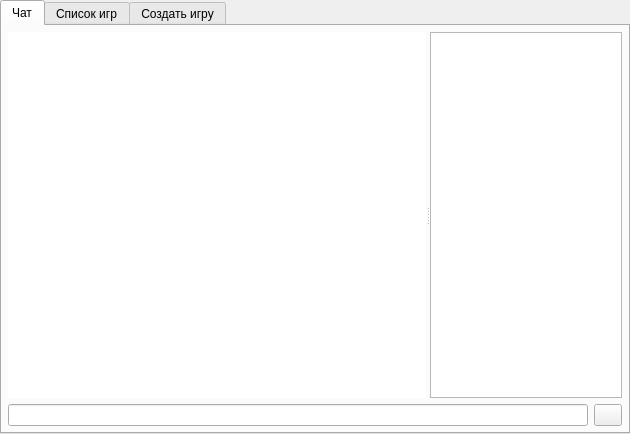
<?xml version="1.0" encoding="UTF-8"?>
<ui version="4.0">
 <class>ChatWidget</class>
 <widget class="QWidget" name="ChatWidget">
  <property name="geometry">
   <rect>
    <x>0</x>
    <y>0</y>
    <width>630</width>
    <height>434</height>
   </rect>
  </property>
  <property name="mouseTracking">
   <bool>true</bool>
  </property>
  <property name="windowTitle">
   <string>Form</string>
  </property>
  <layout class="QGridLayout" name="gridLayout">
   <property name="leftMargin">
    <number>0</number>
   </property>
   <property name="topMargin">
    <number>0</number>
   </property>
   <property name="rightMargin">
    <number>0</number>
   </property>
   <property name="bottomMargin">
    <number>0</number>
   </property>
   <property name="spacing">
    <number>0</number>
   </property>
   <item row="0" column="0" colspan="2">
    <widget class="CustomTabWidget" name="tabWidget">
     <property name="currentIndex">
      <number>0</number>
     </property>
     <widget class="QWidget" name="ChatTab">
      <attribute name="icon">
       <iconset resource="resources/icons.qrc">
        <normaloff>:/mainwindow/chat.png</normaloff>:/mainwindow/chat.png</iconset>
      </attribute>
      <attribute name="title">
       <string>Чат</string>
      </attribute>
      <layout class="QGridLayout" name="gridLayout_2">
       <property name="leftMargin">
        <number>6</number>
       </property>
       <property name="topMargin">
        <number>6</number>
       </property>
       <property name="rightMargin">
        <number>6</number>
       </property>
       <property name="bottomMargin">
        <number>6</number>
       </property>
       <item row="0" column="0" colspan="2">
        <widget class="QSplitter" name="splitter">
         <property name="orientation">
          <enum>Qt::Horizontal</enum>
         </property>
         <widget class="QTextEdit" name="chatfield">
          <property name="font">
           <font>
            <pointsize>9</pointsize>
           </font>
          </property>
          <property name="mouseTracking">
           <bool>true</bool>
          </property>
          <property name="frameShape">
           <enum>QFrame::NoFrame</enum>
          </property>
          <property name="readOnly">
           <bool>true</bool>
          </property>
          <property name="textInteractionFlags">
           <set>Qt::TextSelectableByKeyboard|Qt::TextSelectableByMouse</set>
          </property>
         </widget>
         <widget class="QListWidget" name="chatmembers">
          <property name="maximumSize">
           <size>
            <width>192</width>
            <height>16777215</height>
           </size>
          </property>
          <property name="mouseTracking">
           <bool>true</bool>
          </property>
          <property name="contextMenuPolicy">
           <enum>Qt::CustomContextMenu</enum>
          </property>
         </widget>
        </widget>
       </item>
       <item row="1" column="0">
        <widget class="QLineEdit" name="entryfield">
         <property name="mouseTracking">
          <bool>true</bool>
         </property>
         <property name="maxLength">
          <number>32767</number>
         </property>
        </widget>
       </item>
       <item row="1" column="1">
        <widget class="QPushButton" name="send">
         <property name="maximumSize">
          <size>
           <width>28</width>
           <height>22</height>
          </size>
         </property>
         <property name="mouseTracking">
          <bool>true</bool>
         </property>
         <property name="text">
          <string/>
         </property>
         <property name="icon">
          <iconset resource="resources/icons.qrc">
           <normaloff>:/mainwindow/chat/send.png</normaloff>:/mainwindow/chat/send.png</iconset>
         </property>
        </widget>
       </item>
      </layout>
     </widget>
     <widget class="QWidget" name="GameListTab">
      <attribute name="icon">
       <iconset resource="resources/icons.qrc">
        <normaloff>:/mainwindow/gamelist.png</normaloff>:/mainwindow/gamelist.png</iconset>
      </attribute>
      <attribute name="title">
       <string>Список игр</string>
      </attribute>
      <layout class="QGridLayout" name="gridLayout_3">
       <property name="leftMargin">
        <number>3</number>
       </property>
       <property name="topMargin">
        <number>0</number>
       </property>
       <property name="rightMargin">
        <number>0</number>
       </property>
       <property name="bottomMargin">
        <number>3</number>
       </property>
       <property name="spacing">
        <number>3</number>
       </property>
       <item row="0" column="0">
        <widget class="QTableWidget" name="GameList">
         <property name="frameShape">
          <enum>QFrame::NoFrame</enum>
         </property>
         <property name="editTriggers">
          <set>QAbstractItemView::NoEditTriggers</set>
         </property>
         <property name="alternatingRowColors">
          <bool>false</bool>
         </property>
         <property name="selectionMode">
          <enum>QAbstractItemView::SingleSelection</enum>
         </property>
         <property name="selectionBehavior">
          <enum>QAbstractItemView::SelectRows</enum>
         </property>
         <property name="showGrid">
          <bool>false</bool>
         </property>
         <property name="gridStyle">
          <enum>Qt::SolidLine</enum>
         </property>
         <property name="sortingEnabled">
          <bool>true</bool>
         </property>
         <attribute name="horizontalHeaderStretchLastSection">
          <bool>true</bool>
         </attribute>
         <attribute name="verticalHeaderVisible">
          <bool>false</bool>
         </attribute>
         <attribute name="verticalHeaderStretchLastSection">
          <bool>false</bool>
         </attribute>
         <column>
          <property name="text">
           <string>Имя игры</string>
          </property>
         </column>
         <column>
          <property name="text">
           <string>Карта</string>
          </property>
         </column>
         <column>
          <property name="text">
           <string>Хост</string>
          </property>
         </column>
        </widget>
       </item>
       <item row="0" column="1">
        <widget class="QScrollArea" name="scrollArea">
         <property name="sizePolicy">
          <sizepolicy hsizetype="Expanding" vsizetype="Expanding">
           <horstretch>0</horstretch>
           <verstretch>0</verstretch>
          </sizepolicy>
         </property>
         <property name="minimumSize">
          <size>
           <width>192</width>
           <height>0</height>
          </size>
         </property>
         <property name="maximumSize">
          <size>
           <width>202</width>
           <height>16777215</height>
          </size>
         </property>
         <property name="frameShape">
          <enum>QFrame::NoFrame</enum>
         </property>
         <property name="sizeAdjustPolicy">
          <enum>QAbstractScrollArea::AdjustIgnored</enum>
         </property>
         <property name="widgetResizable">
          <bool>false</bool>
         </property>
         <property name="alignment">
          <set>Qt::AlignHCenter|Qt::AlignTop</set>
         </property>
         <widget class="QWidget" name="scrollAreaWidgetContents">
          <property name="geometry">
           <rect>
            <x>5</x>
            <y>0</y>
            <width>192</width>
            <height>376</height>
           </rect>
          </property>
          <property name="sizePolicy">
           <sizepolicy hsizetype="Expanding" vsizetype="Expanding">
            <horstretch>0</horstretch>
            <verstretch>0</verstretch>
           </sizepolicy>
          </property>
          <property name="minimumSize">
           <size>
            <width>192</width>
            <height>0</height>
           </size>
          </property>
          <property name="maximumSize">
           <size>
            <width>192</width>
            <height>16777215</height>
           </size>
          </property>
          <layout class="QGridLayout" name="gridLayout_5">
           <property name="leftMargin">
            <number>0</number>
           </property>
           <property name="topMargin">
            <number>0</number>
           </property>
           <property name="rightMargin">
            <number>0</number>
           </property>
           <property name="bottomMargin">
            <number>0</number>
           </property>
           <property name="horizontalSpacing">
            <number>0</number>
           </property>
           <property name="verticalSpacing">
            <number>6</number>
           </property>
           <item row="5" column="0">
            <spacer name="verticalSpacer">
             <property name="orientation">
              <enum>Qt::Vertical</enum>
             </property>
             <property name="sizeHint" stdset="0">
              <size>
               <width>20</width>
               <height>40</height>
              </size>
             </property>
            </spacer>
           </item>
           <item row="2" column="0">
            <widget class="QLabel" name="mapPlayers">
             <property name="minimumSize">
              <size>
               <width>192</width>
               <height>0</height>
              </size>
             </property>
             <property name="maximumSize">
              <size>
               <width>192</width>
               <height>16777215</height>
              </size>
             </property>
             <property name="font">
              <font>
               <weight>75</weight>
               <bold>true</bold>
              </font>
             </property>
             <property name="text">
              <string/>
             </property>
             <property name="textFormat">
              <enum>Qt::RichText</enum>
             </property>
             <property name="wordWrap">
              <bool>true</bool>
             </property>
             <property name="textInteractionFlags">
              <set>Qt::TextSelectableByMouse</set>
             </property>
            </widget>
           </item>
           <item row="0" column="0">
            <widget class="QLabel" name="mapName">
             <property name="minimumSize">
              <size>
               <width>192</width>
               <height>0</height>
              </size>
             </property>
             <property name="maximumSize">
              <size>
               <width>192</width>
               <height>16777215</height>
              </size>
             </property>
             <property name="font">
              <font>
               <pointsize>8</pointsize>
               <weight>75</weight>
               <bold>true</bold>
              </font>
             </property>
             <property name="text">
              <string/>
             </property>
             <property name="textFormat">
              <enum>Qt::RichText</enum>
             </property>
             <property name="alignment">
              <set>Qt::AlignCenter</set>
             </property>
             <property name="textInteractionFlags">
              <set>Qt::TextSelectableByMouse</set>
             </property>
            </widget>
           </item>
           <item row="1" column="0">
            <widget class="QLabel" name="mapImage">
             <property name="sizePolicy">
              <sizepolicy hsizetype="Preferred" vsizetype="Preferred">
               <horstretch>0</horstretch>
               <verstretch>0</verstretch>
              </sizepolicy>
             </property>
             <property name="minimumSize">
              <size>
               <width>192</width>
               <height>192</height>
              </size>
             </property>
             <property name="maximumSize">
              <size>
               <width>192</width>
               <height>192</height>
              </size>
             </property>
             <property name="text">
              <string/>
             </property>
             <property name="scaledContents">
              <bool>true</bool>
             </property>
             <property name="alignment">
              <set>Qt::AlignCenter</set>
             </property>
             <property name="textInteractionFlags">
              <set>Qt::NoTextInteraction</set>
             </property>
            </widget>
           </item>
           <item row="3" column="0">
            <widget class="QLabel" name="mapAuthor">
             <property name="minimumSize">
              <size>
               <width>192</width>
               <height>0</height>
              </size>
             </property>
             <property name="maximumSize">
              <size>
               <width>192</width>
               <height>16777215</height>
              </size>
             </property>
             <property name="text">
              <string/>
             </property>
             <property name="textFormat">
              <enum>Qt::RichText</enum>
             </property>
             <property name="wordWrap">
              <bool>true</bool>
             </property>
             <property name="textInteractionFlags">
              <set>Qt::TextSelectableByMouse</set>
             </property>
            </widget>
           </item>
           <item row="4" column="0">
            <widget class="QLabel" name="mapDescription">
             <property name="minimumSize">
              <size>
               <width>192</width>
               <height>0</height>
              </size>
             </property>
             <property name="maximumSize">
              <size>
               <width>192</width>
               <height>16777215</height>
              </size>
             </property>
             <property name="font">
              <font>
               <kerning>false</kerning>
              </font>
             </property>
             <property name="text">
              <string/>
             </property>
             <property name="textFormat">
              <enum>Qt::RichText</enum>
             </property>
             <property name="wordWrap">
              <bool>true</bool>
             </property>
             <property name="textInteractionFlags">
              <set>Qt::TextSelectableByMouse</set>
             </property>
            </widget>
           </item>
          </layout>
         </widget>
        </widget>
       </item>
      </layout>
     </widget>
     <widget class="QWidget" name="CreateGameTab">
      <attribute name="icon">
       <iconset resource="resources/icons.qrc">
        <normaloff>:/mainwindow/create_game.png</normaloff>:/mainwindow/create_game.png</iconset>
      </attribute>
      <attribute name="title">
       <string>Создать игру</string>
      </attribute>
      <layout class="QGridLayout" name="gridLayout_10">
       <property name="leftMargin">
        <number>6</number>
       </property>
       <property name="topMargin">
        <number>6</number>
       </property>
       <property name="rightMargin">
        <number>6</number>
       </property>
       <property name="bottomMargin">
        <number>6</number>
       </property>
       <item row="0" column="0">
        <widget class="QSplitter" name="creteGameSplitter">
         <property name="orientation">
          <enum>Qt::Horizontal</enum>
         </property>
         <widget class="QWidget" name="layoutWidget">
          <layout class="QGridLayout" name="createGameLeftLayout">
           <item row="3" column="0">
            <widget class="QLabel" name="mapUploadLabel">
             <property name="minimumSize">
              <size>
               <width>0</width>
               <height>20</height>
              </size>
             </property>
             <property name="maximumSize">
              <size>
               <width>16777215</width>
               <height>20</height>
              </size>
             </property>
             <property name="text">
              <string>Загрузить карту:</string>
             </property>
            </widget>
           </item>
           <item row="2" column="0" colspan="4">
            <widget class="QLabel" name="createGameHelpLabel">
             <property name="text">
              <string>&lt;html&gt;&lt;head/&gt;&lt;body&gt;&lt;p&gt;Используйте &lt;a href=&quot;1&quot;&gt;&lt;span style=&quot; text-decoration: underline; color:#007af4;&quot;&gt;поиск&lt;/span&gt;&lt;/a&gt; &lt;img src=&quot;:/mainwindow/up_arrow_orange.png&quot; width=&quot;9&quot; height=&quot;16&quot;/&gt; чтобы найти нужную вам карту. В ответ на запрос вы получите &lt;a href=&quot;2&quot;&gt;&lt;span style=&quot; text-decoration: underline; color:#007af4;&quot;&gt;список релевантных карт&lt;/span&gt;&lt;/a&gt; &lt;img src=&quot;:/mainwindow/right_arrow_orange.png&quot; width=&quot;16&quot; height=&quot;9&quot;/&gt;&lt;br&gt;Затем выберите из списка карту, которую хотите создать.&lt;br&gt;Если нужная вам карта отсутствует, вы можете &lt;a href=&quot;3&quot;&gt;&lt;span style=&quot; text-decoration: underline; color:#007af4;&quot;&gt;загрузить&lt;/span&gt;&lt;/a&gt; &lt;img src=&quot;:/mainwindow/down_arrow_orange.png&quot; width=&quot;9&quot; height=&quot;16&quot;/&gt; её на бот по прямой ссылке, используя, например, сайт &lt;a href=&quot;https://www.epicwar.com/maps/&quot;&gt;&lt;span style=&quot; text-decoration: underline; color:#007af4;&quot;&gt;epicwar.com&lt;/span&gt;&lt;/a&gt;&lt;br&gt;Также есть возможность выбрать тип игры или в качестве владельца игры указать ник друга.&lt;/p&gt;&lt;/body&gt;&lt;/html&gt;</string>
             </property>
             <property name="wordWrap">
              <bool>true</bool>
             </property>
             <property name="textInteractionFlags">
              <set>Qt::LinksAccessibleByMouse|Qt::TextSelectableByKeyboard|Qt::TextSelectableByMouse</set>
             </property>
            </widget>
           </item>
           <item row="1" column="1">
            <widget class="QLineEdit" name="mapChooseLine">
             <property name="minimumSize">
              <size>
               <width>0</width>
               <height>20</height>
              </size>
             </property>
             <property name="maximumSize">
              <size>
               <width>16777215</width>
               <height>20</height>
              </size>
             </property>
             <property name="text">
              <string/>
             </property>
            </widget>
           </item>
           <item row="1" column="2">
            <widget class="QPushButton" name="mapChooseButton">
             <property name="minimumSize">
              <size>
               <width>0</width>
               <height>20</height>
              </size>
             </property>
             <property name="maximumSize">
              <size>
               <width>16777215</width>
               <height>20</height>
              </size>
             </property>
             <property name="text">
              <string/>
             </property>
             <property name="icon">
              <iconset resource="resources/icons.qrc">
               <normaloff>:/mainwindow/chat/send.png</normaloff>:/mainwindow/chat/send.png</iconset>
             </property>
            </widget>
           </item>
           <item row="1" column="3">
            <widget class="QPushButton" name="mapChooseFindButton">
             <property name="minimumSize">
              <size>
               <width>0</width>
               <height>20</height>
              </size>
             </property>
             <property name="maximumSize">
              <size>
               <width>16777215</width>
               <height>20</height>
              </size>
             </property>
             <property name="text">
              <string/>
             </property>
             <property name="icon">
              <iconset resource="resources/icons.qrc">
               <normaloff>:/mainwindow/settings/magnifier.ico</normaloff>:/mainwindow/settings/magnifier.ico</iconset>
             </property>
            </widget>
           </item>
           <item row="3" column="3">
            <widget class="QPushButton" name="mapUploadButton">
             <property name="minimumSize">
              <size>
               <width>0</width>
               <height>20</height>
              </size>
             </property>
             <property name="maximumSize">
              <size>
               <width>16777215</width>
               <height>20</height>
              </size>
             </property>
             <property name="text">
              <string/>
             </property>
             <property name="icon">
              <iconset resource="resources/icons.qrc">
               <normaloff>:/mainwindow/chat/send.png</normaloff>:/mainwindow/chat/send.png</iconset>
             </property>
            </widget>
           </item>
           <item row="4" column="0" colspan="4">
            <widget class="QGroupBox" name="gameOptionsBox">
             <property name="sizePolicy">
              <sizepolicy hsizetype="Preferred" vsizetype="Maximum">
               <horstretch>0</horstretch>
               <verstretch>0</verstretch>
              </sizepolicy>
             </property>
             <property name="title">
              <string>Опции игры:</string>
             </property>
             <property name="checked">
              <bool>false</bool>
             </property>
             <layout class="QGridLayout" name="gridLayout_4">
              <property name="leftMargin">
               <number>6</number>
              </property>
              <property name="topMargin">
               <number>0</number>
              </property>
              <property name="rightMargin">
               <number>6</number>
              </property>
              <property name="bottomMargin">
               <number>6</number>
              </property>
              <property name="spacing">
               <number>6</number>
              </property>
              <item row="1" column="0">
               <widget class="QCheckBox" name="pubByCheckBox">
                <property name="minimumSize">
                 <size>
                  <width>0</width>
                  <height>20</height>
                 </size>
                </property>
                <property name="maximumSize">
                 <size>
                  <width>16777215</width>
                  <height>20</height>
                 </size>
                </property>
                <property name="text">
                 <string>Создать игру для другого игрока (ник):</string>
                </property>
               </widget>
              </item>
              <item row="0" column="0">
               <widget class="QLabel" name="gameTypeLabel">
                <property name="minimumSize">
                 <size>
                  <width>0</width>
                  <height>20</height>
                 </size>
                </property>
                <property name="maximumSize">
                 <size>
                  <width>16777215</width>
                  <height>20</height>
                 </size>
                </property>
                <property name="text">
                 <string>Тип игры:</string>
                </property>
               </widget>
              </item>
              <item row="0" column="1">
               <widget class="QComboBox" name="gameTypeCombo">
                <property name="minimumSize">
                 <size>
                  <width>0</width>
                  <height>20</height>
                 </size>
                </property>
                <property name="maximumSize">
                 <size>
                  <width>16777215</width>
                  <height>20</height>
                 </size>
                </property>
               </widget>
              </item>
              <item row="1" column="1">
               <widget class="QLineEdit" name="pubByLine">
                <property name="minimumSize">
                 <size>
                  <width>0</width>
                  <height>20</height>
                 </size>
                </property>
                <property name="maximumSize">
                 <size>
                  <width>16777215</width>
                  <height>20</height>
                 </size>
                </property>
                <property name="text">
                 <string/>
                </property>
               </widget>
              </item>
             </layout>
            </widget>
           </item>
           <item row="0" column="0">
            <widget class="QLabel" name="bnetBotsLabel">
             <property name="minimumSize">
              <size>
               <width>0</width>
               <height>20</height>
              </size>
             </property>
             <property name="maximumSize">
              <size>
               <width>16777215</width>
               <height>20</height>
              </size>
             </property>
             <property name="text">
              <string>Бот:</string>
             </property>
            </widget>
           </item>
           <item row="5" column="0" colspan="4">
            <widget class="QGroupBox" name="botInfoBox">
             <property name="title">
              <string>Описание бота:</string>
             </property>
             <layout class="QGridLayout" name="gridLayout_6">
              <property name="leftMargin">
               <number>6</number>
              </property>
              <property name="topMargin">
               <number>0</number>
              </property>
              <property name="rightMargin">
               <number>6</number>
              </property>
              <property name="bottomMargin">
               <number>6</number>
              </property>
              <item row="1" column="0">
               <widget class="QPushButton" name="botWebSiteButton">
                <property name="minimumSize">
                 <size>
                  <width>0</width>
                  <height>20</height>
                 </size>
                </property>
                <property name="maximumSize">
                 <size>
                  <width>16777215</width>
                  <height>20</height>
                 </size>
                </property>
                <property name="text">
                 <string>Сайт бота</string>
                </property>
               </widget>
              </item>
              <item row="1" column="1">
               <widget class="QPushButton" name="botVkGroupButton">
                <property name="minimumSize">
                 <size>
                  <width>0</width>
                  <height>20</height>
                 </size>
                </property>
                <property name="maximumSize">
                 <size>
                  <width>16777215</width>
                  <height>20</height>
                 </size>
                </property>
                <property name="text">
                 <string>ВК группа бота</string>
                </property>
               </widget>
              </item>
              <item row="0" column="0" colspan="2">
               <widget class="QPlainTextEdit" name="botDescriptionTextEdit">
                <property name="minimumSize">
                 <size>
                  <width>0</width>
                  <height>1</height>
                 </size>
                </property>
                <property name="frameShape">
                 <enum>QFrame::NoFrame</enum>
                </property>
                <property name="readOnly">
                 <bool>true</bool>
                </property>
                <property name="textInteractionFlags">
                 <set>Qt::LinksAccessibleByMouse|Qt::TextSelectableByKeyboard|Qt::TextSelectableByMouse</set>
                </property>
               </widget>
              </item>
             </layout>
            </widget>
           </item>
           <item row="0" column="1" colspan="3">
            <widget class="QComboBox" name="bnetBotsCombo">
             <property name="minimumSize">
              <size>
               <width>0</width>
               <height>20</height>
              </size>
             </property>
             <property name="maximumSize">
              <size>
               <width>16777215</width>
               <height>20</height>
              </size>
             </property>
             <item>
              <property name="text">
               <string>А ботов нет</string>
              </property>
             </item>
            </widget>
           </item>
           <item row="1" column="0">
            <widget class="QLabel" name="mapChooseLabel">
             <property name="minimumSize">
              <size>
               <width>0</width>
               <height>20</height>
              </size>
             </property>
             <property name="maximumSize">
              <size>
               <width>16777215</width>
               <height>20</height>
              </size>
             </property>
             <property name="text">
              <string>Выбрать карту:</string>
             </property>
            </widget>
           </item>
           <item row="3" column="1" colspan="2">
            <widget class="QLineEdit" name="mapUploadLine">
             <property name="minimumSize">
              <size>
               <width>0</width>
               <height>20</height>
              </size>
             </property>
             <property name="maximumSize">
              <size>
               <width>16777215</width>
               <height>20</height>
              </size>
             </property>
            </widget>
           </item>
          </layout>
         </widget>
         <widget class="QWidget" name="layoutWidget">
          <layout class="QGridLayout" name="createGameRightLayout">
           <item row="1" column="1">
            <widget class="QLineEdit" name="GameNameLine">
             <property name="minimumSize">
              <size>
               <width>0</width>
               <height>22</height>
              </size>
             </property>
             <property name="maximumSize">
              <size>
               <width>16777215</width>
               <height>22</height>
              </size>
             </property>
            </widget>
           </item>
           <item row="1" column="0">
            <widget class="QLabel" name="gameNameLabel">
             <property name="minimumSize">
              <size>
               <width>0</width>
               <height>22</height>
              </size>
             </property>
             <property name="maximumSize">
              <size>
               <width>16777215</width>
               <height>22</height>
              </size>
             </property>
             <property name="text">
              <string>Название игры:</string>
             </property>
            </widget>
           </item>
           <item row="0" column="0" colspan="2">
            <widget class="QGroupBox" name="mapListBox">
             <property name="title">
              <string>Список карт:</string>
             </property>
             <layout class="QGridLayout" name="gridLayout_7">
              <property name="leftMargin">
               <number>0</number>
              </property>
              <property name="topMargin">
               <number>0</number>
              </property>
              <property name="rightMargin">
               <number>0</number>
              </property>
              <property name="bottomMargin">
               <number>1</number>
              </property>
              <item row="0" column="0">
               <widget class="QListWidget" name="mapListWidget"/>
              </item>
             </layout>
            </widget>
           </item>
           <item row="2" column="0" colspan="2">
            <widget class="QLabel" name="createGameInfoLabel">
             <property name="maximumSize">
              <size>
               <width>16777215</width>
               <height>22</height>
              </size>
             </property>
             <property name="text">
              <string>Карта не выбрана!</string>
             </property>
             <property name="wordWrap">
              <bool>true</bool>
             </property>
            </widget>
           </item>
           <item row="3" column="0" colspan="2">
            <widget class="QPushButton" name="createGameButton">
             <property name="minimumSize">
              <size>
               <width>0</width>
               <height>22</height>
              </size>
             </property>
             <property name="maximumSize">
              <size>
               <width>16777215</width>
               <height>22</height>
              </size>
             </property>
             <property name="text">
              <string>Создать игру</string>
             </property>
            </widget>
           </item>
          </layout>
         </widget>
        </widget>
       </item>
      </layout>
     </widget>
    </widget>
   </item>
  </layout>
 </widget>
 <customwidgets>
  <customwidget>
   <class>CustomTabWidget</class>
   <extends>QTabWidget</extends>
   <header>customtabwidget.h</header>
   <container>1</container>
  </customwidget>
 </customwidgets>
 <resources>
  <include location="resources/icons.qrc"/>
 </resources>
 <connections/>
</ui>
